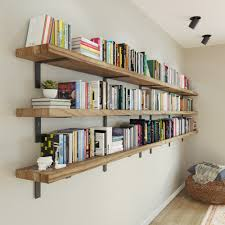
#> input picture Images/shelves_lec_11.jfif, 225 x 225 px
$ python line_detection_hough_transform_lec_11.py
#> lines starting #> are read from the running program, lines starting #| are printed output that depends on the picture; after the words box and inside, x2 and y2 are one past the last pixel; in counts of white or black regions, pixels touching at a corner belong together; long printed decimals are rounded
import numpy as np
import cv2
import math

# Read image
# img = cv2.imread('Images/sudoku_lec_11.png')
img = cv2.imread('Images/shelves_lec_11.jfif')
#> img is the input picture: shape (225, 225, 3); mean B, G, R 149.2, 164.5, 173.3

# Convert image to greyscale
img_grey = cv2.cvtColor(img, cv2.COLOR_BGR2GRAY)
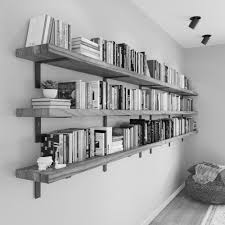
#> img_grey: shape (225, 225); min 0, max 254, mean 165.4

# Show image.
# Set window with given size to show images.
cv2.namedWindow("Original image", cv2.WINDOW_NORMAL)
cv2.resizeWindow("Original image", 512, 512)  # Set window to 512 pixels wide, 512 pixels high
cv2.imshow('Original image', img_grey)
cv2.waitKey(0)

"""
Part 1: Edege detection: Canny edge detector
"""

# Apply Canny edge detection
# edges = cv2.Canny(img_grey, 400, 500)
edges = cv2.Canny(img_grey, 100, 200)
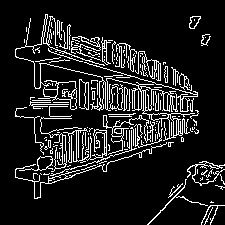
#> edges: shape (225, 225); 12.3% white in thin lines or dots, all inside (x1, y1, x2, y2) = (15, 14, 225, 225)

# Show image.
# Set window with given size to show images.
cv2.namedWindow("Canny edge detector", cv2.WINDOW_NORMAL)
cv2.resizeWindow("Canny edge detector", 512, 512)  # Set window to 512 pixels wide, 512 pixels high
cv2.imshow('Canny edge detector', edges)
cv2.waitKey(0)


"""
Part 2: Line detection: Hough transform
"""

rho_res = 1    # 1 pixel resolution
# theta_res = math.pi/180    # 1 degree resolution
theta_res = math.pi/1800    # 1 degree resolution
threshold = 105
hough_lines = cv2.HoughLines(edges, rho_res, theta_res, threshold)
#> hough_lines = [[52, 1.8], [36, 1.85], [35, 1.86], [51, 1.8], [37, 1.85], [182, 1.27], [-23, 2.36]]

# print(len(hough_lines))
print(hough_lines)
#| [[[ 52.          1.796]]
#|  [[ 36.          1.854]]
#|  [[ 35.          1.861 ]]
#|  [[ 51.          1.805]]
#|  [[ 37.          1.848]]
#|  [[182.          1.267 ]]
#|  [[-23.          2.356]]]


if hough_lines is not None:
    for i in range(0, len(hough_lines)):
        rho = hough_lines[i][0][0]
        theta = hough_lines[i][0][1]
        a = math.cos(theta)
        b = math.sin(theta)
        x0 = a * rho
        y0 = b * rho
        pt1 = (int(x0 + 1000*(-b)), int(y0 + 1000*(a)))
        pt2 = (int(x0 - 1000*(-b)), int(y0 - 1000*(a)))
        cv2.line(img, pt1, pt2, (0,0,255), 1, cv2.LINE_AA)
#> this loop made 7 passes
#> (rho, theta, a, b, x0, y0, pt1, pt2) on passes 1 to 7: (52, 1.8, -0.223, 0.975, -11.61, 50.69, (-986, -172), (963, 273)), (36, 1.85, -0.279, 0.96, -10.04, 34.57, (-970, -244), (950, 313)), (35, 1.86, -0.286, 0.958, -10, 33.54, (-968, -252), (948, 319)), (51, 1.8, -0.232, 0.973, -11.82, 49.61, (-984, -182), (960, 281)), (37, 1.85, -0.274, 0.962, -10.14, 35.58, (-971, -238), (951, 309)), (182, 1.27, 0.299, 0.954, 54.43, 173.7, (-899, 472), (1008, -125)), (-23, 2.36, -0.707, 0.707, 16.26, -16.26, (-690, -723), (723, 690))
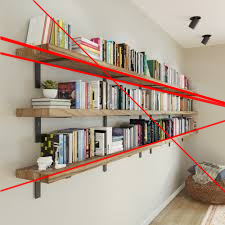
#> img: shape (225, 225, 3); 5.64% of pixels changed, all inside (x1, y1, x2, y2) = (0, 0, 225, 193)


# Show image.
# Set window with given size to show images.
cv2.namedWindow("Line detection: Hough transform", cv2.WINDOW_NORMAL)
cv2.resizeWindow("Line detection: Hough transform", 512, 512)  # Set window to 512 pixels wide, 512 pixels high
cv2.imshow('Line detection: Hough transform', img)
cv2.waitKey(0)

$ run again, with Images/aliasing1_lec_8.jfif copied over Images/shelves_lec_11.jfif
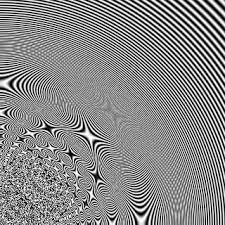
#> input picture Images/aliasing1_lec_8.jfif, 225 x 225 px
#> img is the input picture: shape (225, 225, 3); min 0, max 255, mean 136
#> `edges = cv2.Canny(img_grey, 100, 200)`:
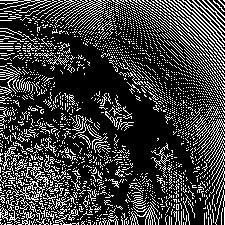
#> edges: shape (225, 225); 24.1% white in thin lines or dots
#> hough_lines = 33 rows, first 8: [156, 0.785], [163, 0.785], [161, 0.785], [151, 0.785], [158, 0.785], [165, 0.785], [153, 0.785], [173, 0.785]
#> (printed output is left out)
#> the loop `for i in range(0, len(hough_lines)):` made 33 passes
#> (rho, theta, a, b, x0, y0, pt1, pt2) on passes 1 to 6: (156, 0.785, 0.707, 0.707, 110.3, 110.3, (-596, 817), (817, -596)), (163, 0.785, 0.707, 0.707, 115.3, 115.3, (-591, 822), (822, -591)), (161, 0.785, 0.707, 0.707, 113.8, 113.8, (-593, 820), (820, -593)), (151, 0.785, 0.707, 0.707, 106.8, 106.8, (-600, 813), (813, -600)), (158, 0.785, 0.707, 0.707, 111.7, 111.7, (-595, 818), (818, -595)), (165, 0.785, 0.707, 0.707, 116.7, 116.7, (-590, 823), (823, -590))
#> after the loop `for i in range(0, len(hough_lines)):`:
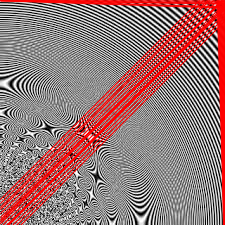
#> img: shape (225, 225, 3); mean B, G, R 117.4, 117.4, 152.8
